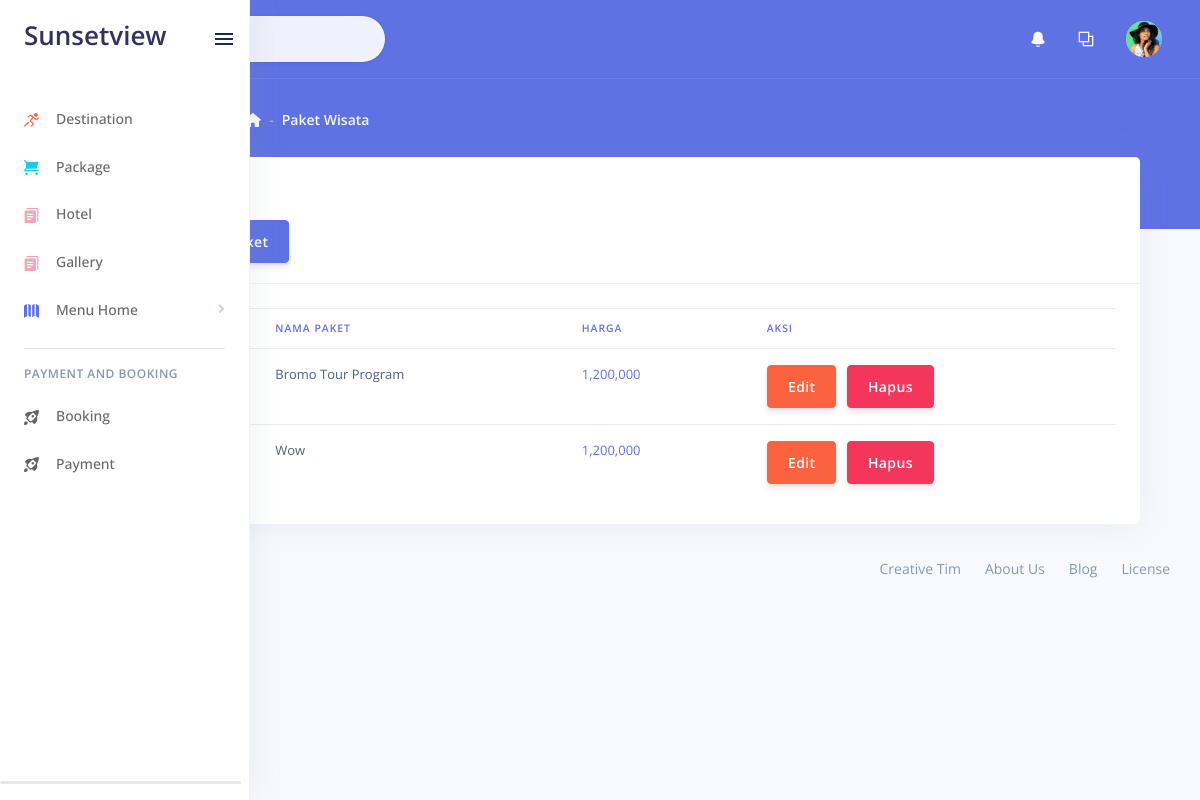
The app's page /index.php/admin/paketwisata with its own data.
### tables this page shows
CREATE TABLE `paket_wisata` (
  `idpaket_wisata` int(11) NOT NULL,
  `nama_paket` text,
  `harga` int(11) DEFAULT NULL,
  `keterangan` text,
  `durasi` text,
  `include` text,
  `exclude` text
);

### application/controllers/admin/PaketWisata.php (called while the page is built, shortened)
<?php
class PaketWisata extends CI_Controller {
	public function index(){
		$this->load->model('M_model');
		$data['paket']=$this->M_model->select('paket_wisata');
		$this->load->view('admin/v_paketwisata', $data);
	}
}

### index.php (called while the page is built, shortened)
<?php
require_once BASEPATH.'core/CodeIgniter.php';

### application/models/M_model.php (called while the page is built, shortened)
<?php
class M_model extends CI_Model {
    public function select($table){
    return $this->db->get($table);
  }
}

### application/views/admin/v_paketwisata.php (the view, shortened to what this page needs)
<div class="header bg-primary pb-6">
 <div class="container-fluid">
   <div class="header-body">
     <div class="row align-items-center py-4">
       <div class="col-lg-6 col-7">
         <h6 class="h2 text-white d-inline-block mb-0">Paket Wisata</h6>
         <nav aria-label="breadcrumb" class="d-none d-md-inline-block ml-md-4">
           <ol class="breadcrumb breadcrumb-links breadcrumb-dark">
             <li class="breadcrumb-item"><a href="#"><i class="fas fa-home"></i></a></li>
             <li class="breadcrumb-item"><a href="#">Paket Wisata</a></li>
           </ol>
         </nav>
       </div>
     </div>
   </div>
 </div>
</div>
<div class="container-fluid mt--6">
  <div class="content">
    <div class="container-fluid">
      <div class="row">
        <div class="col-md-12">
          <div class="card">
            <div class="card-header card-header-primary">
              <h4 class="card-title ">Daftar Paket</h4>
              <a class="btn btn-primary text-white" href="<?php echo base_url('admin/PaketWisata/insertPaket'); ?>">Tambah Paket</a>
            </div>
            <div class="card-body">
              <div class="table-responsive">
                <table class="table">
                  <thead class=" text-primary">
                    <th>
                    </th>
                    <th>
                      Nama Paket
                    </th>
                    <th>
                      Harga
                    </th>
                    <th>
                      Aksi
                    </th>
                  </thead>
                  <tbody>
                    <?php foreach ($paket->result() as $h): ?>
                      <tr>
                        <td>
                        </td>
                        <td>
                          <?php echo $h->nama_paket; ?>
                        </td>
                        <td class="text-primary">
                          <?php echo number_format($h->harga); ?>
                        </td>
                        <td>
                          <a class="btn btn-warning" href="<?php echo base_url('admin/PaketWisata/editPaket/'.$h->idpaket_wisata); ?>">Edit</a>
                          <a class="btn btn-danger" href="<?php echo base_url('admin/PaketWisata/prosesHapusPaket/'.$h->idpaket_wisata); ?>">Hapus</a>
                        </td>
                      </tr>
                    <?php endforeach; ?>
                  </tbody>
                </table>
              </div>
            </div>
          </div>
        </div>
      </div>
    </div>
</body>
</html>

### records on screen
paket_wisata: nama_paket "Bromo Tour Program", harga "1,200,000"
paket_wisata: nama_paket "Wow", harga "1,200,000"
